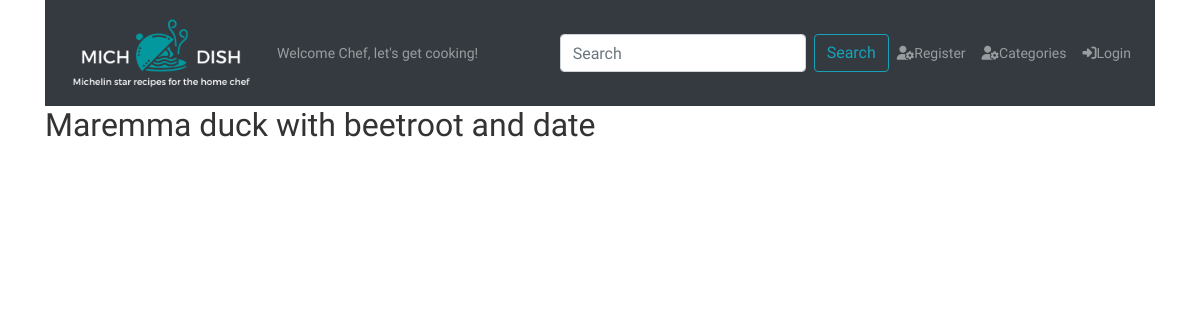
Before: /category/3 with the older database file.
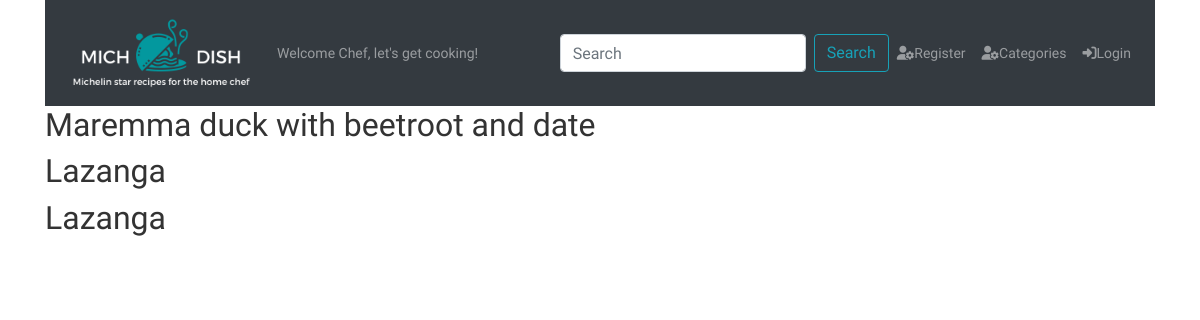
After: the same page with the newer database file.
### dish/models.py (models this page shows, shortened)
class Dish(models.Model):
    title = models.CharField(max_length=255)
    recipe = models.TextField(help_text="Instructions for how to make the dish.")
    description = models.TextField(blank=True, help_text="Describe the dish, its history and why you were inspired to make it.")
    ingredients = models.TextField(help_text="Add each ingredient on a new line.")
    prep_time = models.IntegerField(help_text="Prep time in minutes.")
    cook_time = models.IntegerField(help_text="Cook time in minutes.")
    servings = models.IntegerField()
    profile_pic = models.ImageField(
        upload_to=dish_directory_path,
        default= 'dishes/blank-dish.jpg',
        blank=True,
        null=True,
        )
    categories = models.ManyToManyField(Category, related_name='dishes', help_text="Select all categories that apply.")
    poster = models.ForeignKey(User, related_name='user_dishes', on_delete=models.CASCADE)
    user_likes = models.ManyToManyField(User, related_name='liked_dishes')
    created_at = models.DateField(auto_now_add=True)
    updated_at = models.DateField(auto_now=True)

### dish/views.py (the view)
# urls.py: path('<int:category_id>', views.category_dishes, name="category_dishes"),
def category_dishes(request, category_id):
    user = request.user #User.objects.get(id=request.session['user_id'])
    category = Category.objects.get(id=category_id)
    context = {
        'user': user,
        'category' : category,
        'dishes': Dish.objects.filter(categories__in=[category_id]).order_by('ratings__rating') #category.dishes.all().order_by('rating__rating'),
    }
    return render(request, 'dish/category_dishes.html', context)

### dish/templates/dish/category_dishes.html (shortened to what this page needs)
{% extends 'dish/base.html' %}
{% load static %}
{% block css %}
<link rel="stylesheet" href="{% static 'dish/css/categories.css' %}">
{% endblock css %}
{% block profile %}
{% if user.is_authenticated %}
<a href="{% url 'accounts:user_profile' profiled_user_id=user.id %}" class="nav-link"><i class="fas fa-user-cog"></i>Profile</a>
{% else %}
<a href="{% url 'accounts:signup' %}" class="nav-link"><i class="fas fa-user-cog"></i>Register</a>
{% endif %}
{% endblock profile %}
{% block login %}
{% if user.is_authenticated %}
  <a href="{% url 'logout' %}" class="nav-link"><i class="fas fa-sign-out-alt"></i>Logout</a>
  {% else %}
  <a href="{% url 'login' %}" class="nav-link"><i class="fas fa-sign-in-alt"></i>Login</a>
  {% endif %}
{% endblock login %}
{% block content %}
<div class="container">
    {% for dish in dishes %}
    <div class="row" id="title">
        <h2>{{ dish.title }}</h2>
    </div>
    {% endfor %}
</div>
{% endblock %}

Changed rows visible on the page:
added Dish: title "Lazanga"
added Dish: title "Lazanga"
